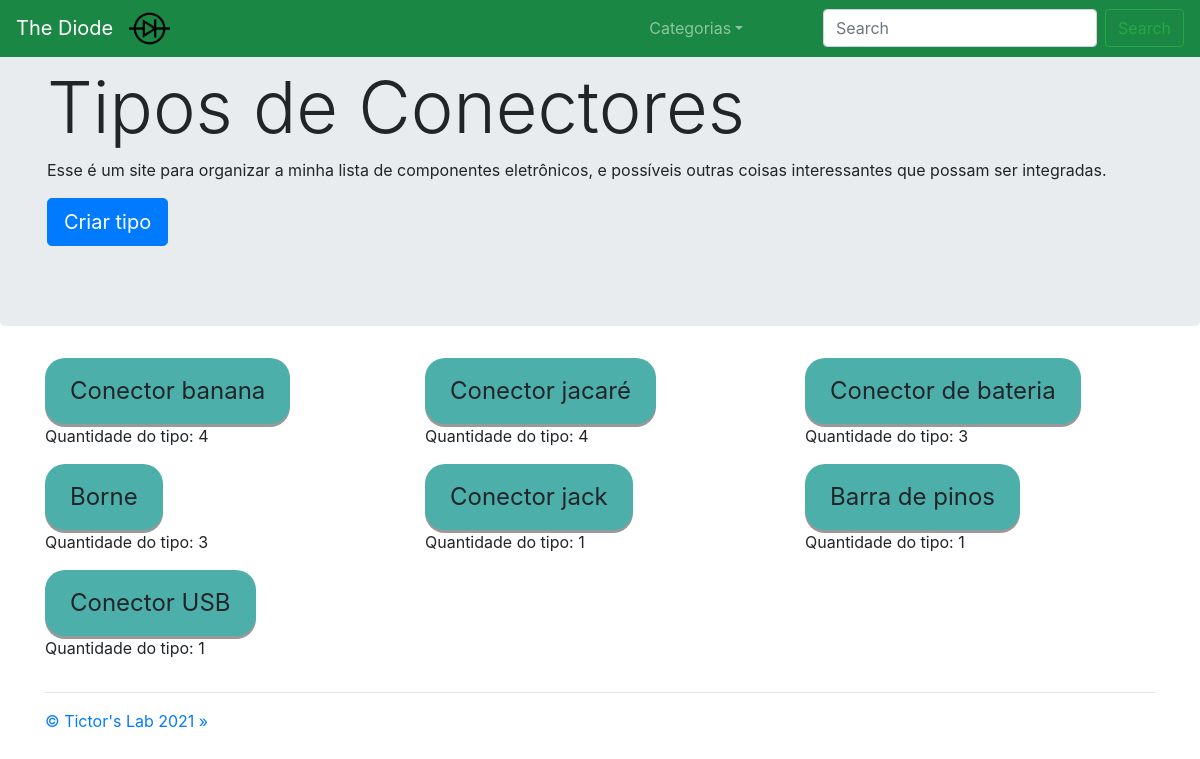
The app's page /16/ with its own data.
### componente/models.py (models this page shows, shortened)
class Categoria(models.Model):
    nome       = models.CharField(max_length=100, unique=True, null=True)
    quantidade = models.IntegerField(blank=True, null=True)
    def __str__(self):
        return self.nome

class TipoDeComponente(models.Model):
    nome       = models.CharField(max_length = 100)
    categoria  = models.ForeignKey('Categoria', on_delete=models.CASCADE, default="1")
    quantidade = models.IntegerField(blank=True, null=True)
    class Meta:
        verbose_name_plural = "Tipos de componentes"

### core/views.py (the view)
# urls.py: path('<int:id>/', tipos_de_componentes, name='tipos_de_componentes'),
def tipos_de_componentes(request, id):
    tipodecomponente = TipoDeComponente.objects.filter(categoria=id).order_by('-quantidade')
    categorias = Categoria.objects.order_by('-quantidade')
    criar_painel_msg = painelDeArmazenamentoModular_contextMsg(request)
    context = {'categorias':categorias,
               'tipodecomponentes':tipodecomponente,
               'categoria_especifica':Categoria.objects.get(id=id),
               'id_categoria':id,
               'criar_painel_msg':criar_painel_msg}
    return render(request, 'core/tipos_de_componentes.html', context)

### core/views.py (called while the page is built)
def painelDeArmazenamentoModular_splitIds(request, cookie_name):
    criar_painel_ids = request.COOKIES.get(cookie_name)
    if (criar_painel_ids != None): criar_painel_num_ids = len(criar_painel_ids.split(","))
    else: criar_painel_num_ids = 0
    return criar_painel_num_ids

def painelDeArmazenamentoModular_contextMsg(request):
    criar_painel_num_ids = painelDeArmazenamentoModular_splitIds(request, "criar_painel_ids")
    if request.COOKIES.get('criar_painel') == "True" and criar_painel_num_ids == 9:
        criar_painel_msg = "todos os componentes selecionados"
    elif request.COOKIES.get('criar_painel') == "True":
        criar_painel_msg = str(criar_painel_num_ids) + " componentes selecionados"
    else:
        criar_painel_msg = 0
    return criar_painel_msg

### core/templates/core/tipos_de_componentes.html (shortened to what this page needs)
{% extends 'core/base.html' %}
{% load static %}
{% block content %}
<nav class="navbar navbar-expand-md navbar-dark fixed-top" style="background-color: #1a8844;">
    <a class="navbar-brand" href="../">The Diode</a>
    <div class="collapse navbar-collapse" id="navbarsExampleDefault">
        <ul class="navbar-nav mr-auto">
            <li>
                <img src="{% static 'core/imagens/Diode.png' %}" style="width:8%;">
            </li>
            <li class="nav-item dropdown">
                <a class="nav-link dropdown-toggle" href="#" id="dropdown01" data-toggle="dropdown" aria-haspopup="true"
                    aria-expanded="false">Categorias</a>
            </li>
        </ul>
        <form class="form-inline my-2 my-lg-0" action="/search">
            <input name="q" class="form-control mr-sm-2" type="text" placeholder="Search" aria-label="Search">
            <button class="btn btn-outline-success my-2 my-sm-0" type="submit">Search</button>
        </form>
    </div>
</nav>
<main role="main">
    <div class="jumbotron">
        <div class="container">
            <h1 class="display-3">Tipos de {{ categoria_especifica }}</h1>
            <p>Esse é um site para organizar a minha lista de componentes eletrônicos, e possíveis outras coisas interessantes que possam ser integradas.</p>
        </div>
        <div class="container">
            <p><a class="btn btn-primary btn-lg" href="../{{ id_categoria }}/criar/" role="button">Criar tipo</a></p>
        </div>
    </div>
    <div class="container">
        <div class="row">
            {% for tipodecomponente in tipodecomponentes %}
            <div class="col-md-4">
                <a class="categorias" onclick="document.location='../{{ tipodecomponente.categoria.id }}/{{ tipodecomponente.id }}'" role="button">{{ tipodecomponente.nome }}</a>
                <p>Quantidade do tipo: {{ tipodecomponente.quantidade }}</p>
            </div>
            {% endfor %}
        </div>
        <hr>
    </div>
</main>
<footer class="container">
    <p><a href="http://tictorslab.blogspot.com/" role="button">&copy; Tictor's Lab 2021 &raquo;</a></p>
</footer>
{% endblock %}

### core/templates/core/tipos_de_componentes.html (style rules this page uses)
.categorias { display: inline-block; padding: 15px 25px; font-size: 24px; cursor: pointer; text-align: center; text-decoration: none; outline: none; color: #fff; background-color: #4cafaa; border: none; border-radius: 20px; box-shadow: 0 3px #999; }

### records on screen
Categoria: nome "Conectores"
TipoDeComponente: nome "Conector banana", quantidade "4"
TipoDeComponente: nome "Conector jacaré", quantidade "4"
TipoDeComponente: nome "Conector de bateria", quantidade "3"
TipoDeComponente: nome "Borne", quantidade "3"
TipoDeComponente: nome "Conector jack", quantidade "1"
TipoDeComponente: nome "Barra de pinos", quantidade "1"
TipoDeComponente: nome "Conector USB", quantidade "1"
